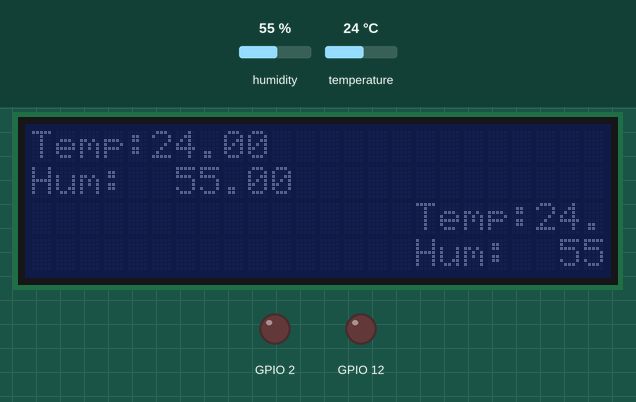
This program was run on a simulated ESP32. On the bench: 24×4 character LCD, output pins drawn as LEDs (lit = HIGH). The inputs (shaded band) are chosen by the test bench; at power-on: humidity 55 %, temperature 24 °C. Random numbers use the default seed unless the program sets one; no MQTT or app messages arrive unless stated; web services answer with replies made up by the test bench; what the program prints to the serial monitor is not drawn.

Above: at 2.9 s.
3.0 s: humidity set to 68 %
At 5.6 s:
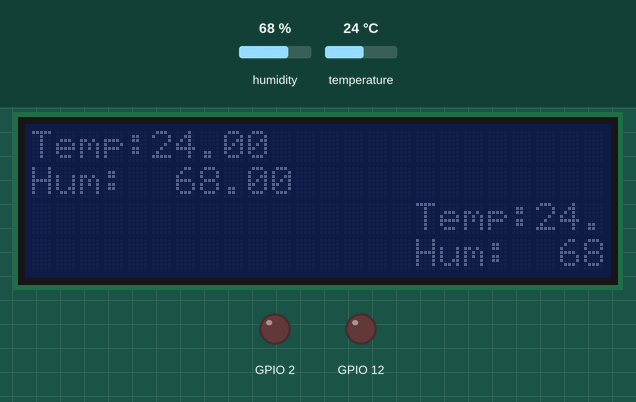
5.9 s: humidity set to 71 %
At 8.0 s:
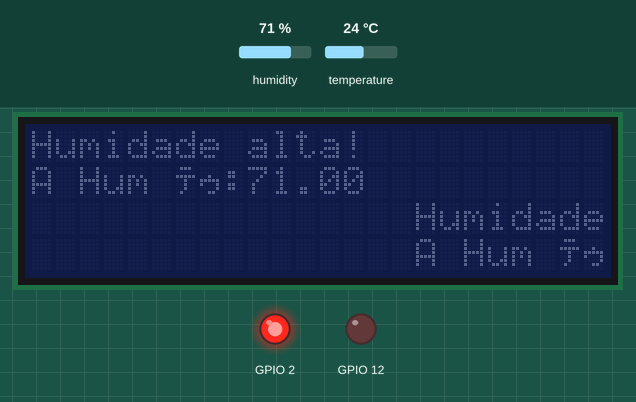
8.4 s: temperature set to 29.4 °C
10.7 s: temperature set to 30.3 °C
At 12.8 s:
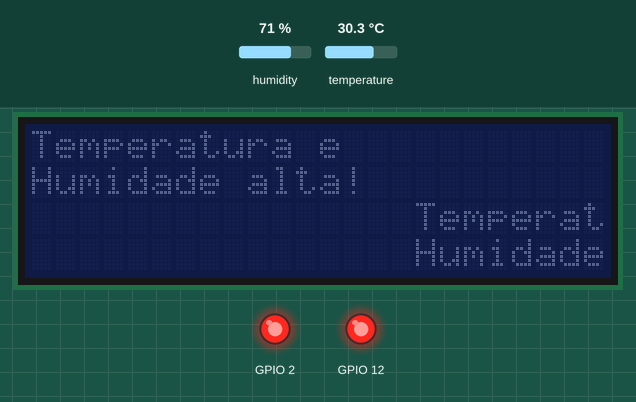
13.5 s: humidity set to 22 %
At 15.3 s:
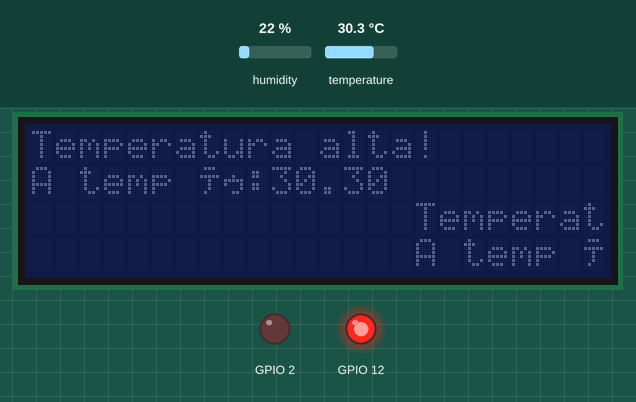
16.0 s: humidity set to 88 %
At 17.8 s:
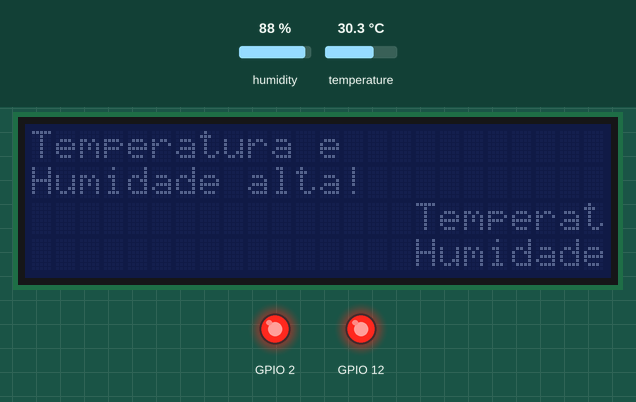
Timing chart, 0 to 19.3 s (numbered marks = the images above; inputs shaded):
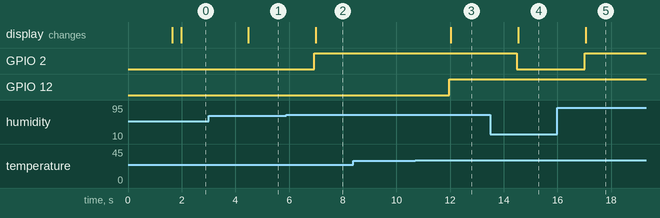

Measured:
- the behaviour switches between 69 and 70 % on humidity (found by bisection; images 1 and 2)
- the behaviour switches between 29.9 and 30 °C on temperature (found by bisection; images 2 and 3)
- after the input at 3.0 s, the display: changes after 1.5 s (image 1)
- after the input at 5.9 s, GPIO 2: LOW → HIGH after 1.0 s; the display: changes after 1.1 s (image 2)
- after the input at 8.4 s, every drawn part: stays the same
- after the input at 10.7 s, GPIO 12: LOW → HIGH after 1.3 s; the display: changes after 1.3 s (image 3)
- after the input at 13.5 s, GPIO 2: HIGH → LOW after 0.99 s; the display: changes after 1.0 s (image 4)
- after the input at 16.0 s, GPIO 2: LOW → HIGH after 1.0 s; the display: changes after 1.1 s (image 5)

The program:

main.cpp
```cpp
#include <Arduino.h>
#include <MonitorTemHum.h>
#include <WifiWokwi.h>
#include <MQTT.h>
WifiWokwi *wifi = new WifiWokwi();
MonitorTemHum *monitor = new MonitorTemHum();
MQTT *mqtt = new MQTT();

void setup(){
    wifi->setSSiD("Wokwi-GUEST");
    wifi->setPassword("");
    wifi->init();
    mqtt->setStringServer("mqtt-dashboard.com");
    mqtt->setPort(1883);
    mqtt->setTopic("Teste-tdes");
    mqtt->setClient();
    mqtt->init();
    mqtt->connect();
    monitor->setPortSDALCD(21);
    monitor->setPortSLCLCD(22);
    monitor->setPinOutHum(2);
    monitor->setPinOutTemp(12);
    monitor->setPinSensor(14);
    monitor->Monitorinit();

}
void loop() {
    if(wifi->verifyConnectionWifi()){
        String payload = monitor->avaliableTempAndHum();
        mqtt->Publish(payload);
        mqtt->client->loop();
    }else{
        Serial.println("Fazendo a reconexão do wifi!");
        wifi->init();
    }
    //mqtt->client->loop();
    delay(1000);
}
```
